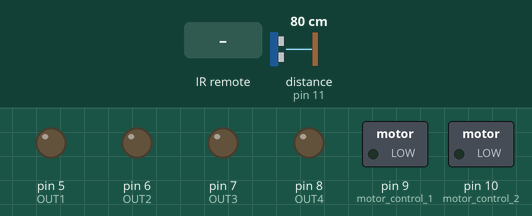
This sketch was run on a simulated Arduino Uno, built with avr-gcc and run on an emulated ATmega328P. Shown: switched loads named in the sketch (green lamp = pin HIGH), output pins drawn as LEDs (lit = HIGH). Wiring (inferred from the names in the program): ultrasonic range finder: trigger pin 12; echo pin 11. Dashed ring = blinking. The inputs (shaded band) are chosen by the test bench; at power-on: distance to the obstacle (sensor on pin 11) 80 cm. The echo pulse lasts 58.3 µs per cm; pins used as bus, display or sensor lines are not drawn.

Above: at 1.2 s.
1.3 s: distance to the obstacle (sensor on pin 11) set to 13 cm
2.8 s: distance to the obstacle (sensor on pin 11) set to 10 cm
At 3.2 s:
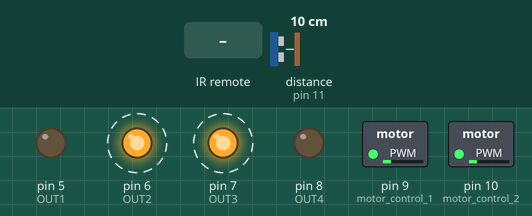
5.8 s: distance to the obstacle (sensor on pin 11) set to 18 cm
At 6.7 s:
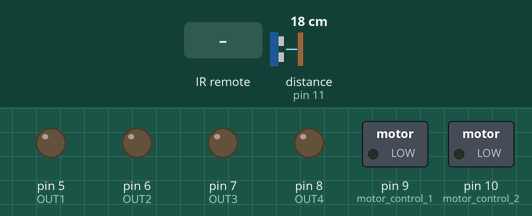
7.6 s: infrared code 0xFF18E7 received
At 8.8 s:
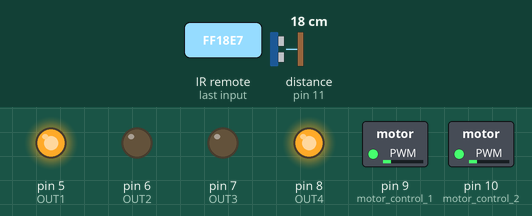
9.1 s: infrared code 0xFF10EF received
At 10.0 s:
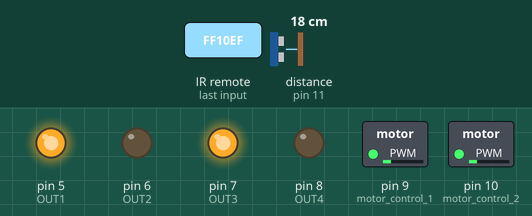
10.6 s: infrared code 0xFF5AA5 received
At 11.1 s:
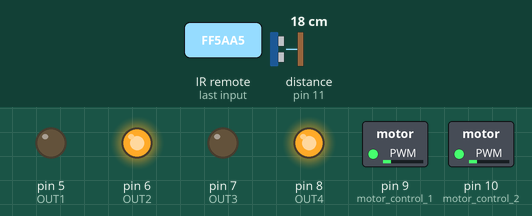
Timing chart, 0 to 13.1 s (numbered marks = the images above; inputs shaded):
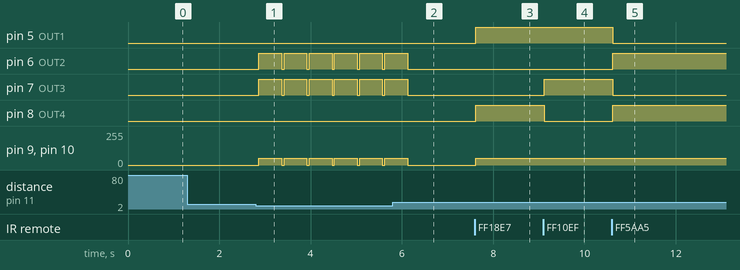

Measured:
- the behaviour switches between 12 and 11 cm on distance to the obstacle (sensor on pin 11) (found by bisection; images 0 and 1)
- after the input at 1.3 s, every drawn part: stays the same
- after the input at 2.8 s, pin 6 (OUT2), pin 7 (OUT3): alternates HIGH for 0.50 s and LOW for 0.05 s, starting after 0.07 s; pin 9 (motor_control_1), pin 10 (motor_control_2): alternates 50/255 for 0.50 s and 0/255 for 0.05 s, starting after 0.07 s
- after the input at 5.8 s, pin 6 (OUT2), pin 7 (OUT3): goes on until 6.1 s, then stays LOW; pin 9 (motor_control_1), pin 10 (motor_control_2): goes on until 6.1 s, then stays 0/255
- after the input at 7.6 s, pin 5 (OUT1), pin 8 (OUT4): LOW → HIGH at once; pin 9 (motor_control_1), pin 10 (motor_control_2): 0/255 → 50/255 at once
- after the input at 9.1 s, pin 7 (OUT3): LOW → HIGH at once; pin 8 (OUT4): HIGH → LOW at once
- after the input at 10.6 s, pin 5 (OUT1), pin 7 (OUT3): HIGH → LOW at once; pin 6 (OUT2), pin 8 (OUT4): LOW → HIGH at once

The sketch:

IR_RECE_VER_REMOTE_CONTOL_CAR.ino
```cpp
/* Project Name: IR Remote Control Car
 * Revision Date: 01.01.2022
 * Author: İrem Sevdenur Doğan
*/

#include <IRremote.h>      // IR libraries are added to the program.

const int RECV_PIN = 2;    // The pin of the infrared receiver is determined.

//L298N Motor Driver Connection
const int OUT1 = 5;    // IN1 input of L298N
const int OUT2 = 6;    // IN2 input of L298N
const int motor_control_1 = 9;   // ENA input of L298N     // Enable(9 and 10) pins provide speed control.
const int OUT3 = 7;    // IN3 input of L298N     // Pins 9 and 10 have PWM feature.
const int OUT4 = 8;    // IN4 input of L298N
const int motor_control_2 = 10;  // ENB input of L298      // Enable pins provide speed control.

// HC-SR04 Distance Sensor connection
const int echoPin = 11;
const int trigPin = 12;

int Hiz = 50;    // The speed variable of the motor is defined.
                    // analogWrite function can take values between 0-255.  // Max speed is 255.
IRrecv irrecv(RECV_PIN);       // A new object of type IRrecv is derived.   // Specifies which pin to use.
decode_results results;        // A definition of the results is made.

#define up_arrow 16718055      // Go straight.
#define down_arrow 16730805    // Go back.
#define left_arrow 16716015    // Turn left.
#define right_arrow 16734885   // Turn right.
#define square_key 16756815    // Reduce speed.
#define star_key 16738455      // Increase speed.
#define button_0 16750695      // Stop.

void setup()
{
  pinMode(OUT1, OUTPUT);        // to the motor driver.
  pinMode(OUT2, OUTPUT);
  pinMode(OUT3, OUTPUT);
  pinMode(OUT4, OUTPUT);
  pinMode(motor_control_1, OUTPUT);       // Pins to motor driver are defined as OUTPUT.
  pinMode(motor_control_2, OUTPUT);      // The reason why it is defined as OUTPUT is to transfer information


  pinMode(echoPin, INPUT);           // For HC-SR04   // echoPin detects external signal so it is INPUT.
  pinMode(trigPin, OUTPUT);          // trigPin generates signal so it is OUTPUT.

  digitalWrite(motor_control_1, LOW);    // When the arduino is energized, we keep the pins going to the motor driver.
  digitalWrite(motor_control_2, LOW);
  digitalWrite(OUT1, LOW);     // As soon as the Arduino energizes the card, LOW is defined so that the vehicle
  digitalWrite(OUT2, LOW);    // does not start with the previous commands and the vehicle is de-energized.
  digitalWrite(OUT3, LOW);
  digitalWrite(OUT4, LOW);

  irrecv.enableIRIn();    // For the remote to work.
}
void loop()
{
  int distance = distance_measurement();
if (distance > 10)
{
  if (irrecv.decode(&results))
   {
    switch(results.value)
     {
      case square_key:
      if(Hiz<255)
      Hiz = Hiz + 10;
      break;
      case star_key:
      if(Hiz>50)
      Hiz = Hiz - 10;
      break;
      case up_arrow:
      motor_movements(1,0,0,1,Hiz);
      break;
      case down_arrow:
      motor_movements(0,1,1,0,Hiz);
      break;
      case left_arrow:
      motor_movements(1,0,1,0,Hiz);
      break;
      case right_arrow:
      motor_movements(0,1,0,1,Hiz);
      break;
      case button_0:
      motor_movements(0,0,0,0,0);
      break;
     }
    irrecv.resume();
  }
 }
else
 {
  motor_movements(0,1,1,0,Hiz);
  delay(500);
  motor_movements(0,0,0,0,0);
 }
}

int distance_measurement()       // For HC-SR04     // Distance measurement.
{
  long duration, distance;
  digitalWrite(trigPin, LOW);   // The sensor emits an ultrasonic sound wave.
  delayMicroseconds(2);
  digitalWrite(trigPin, HIGH);
  delayMicroseconds(10);
  digitalWrite(trigPin, LOW);
  duration = pulseIn(echoPin, HIGH);  // echopin is activated when waves hit an obstacle and bounce back.
  distance = duration / 29.1 / 2;         // When the return time of the wave is known, the distance can be calculated.
  delay(50);                          // To convert the distance in cm, the time is divided by 58.2.
  return distance;      // so it returns after 50.
}

void motor_movements(int value1, int value2, int value3, int value4, int Hiz)
{
digitalWrite(OUT1, value1);
digitalWrite(OUT2, value2);
digitalWrite(OUT3, value3);
digitalWrite(OUT4, value4);
analogWrite(motor_control_1, Hiz);
analogWrite(motor_control_2, Hiz);
}
```
